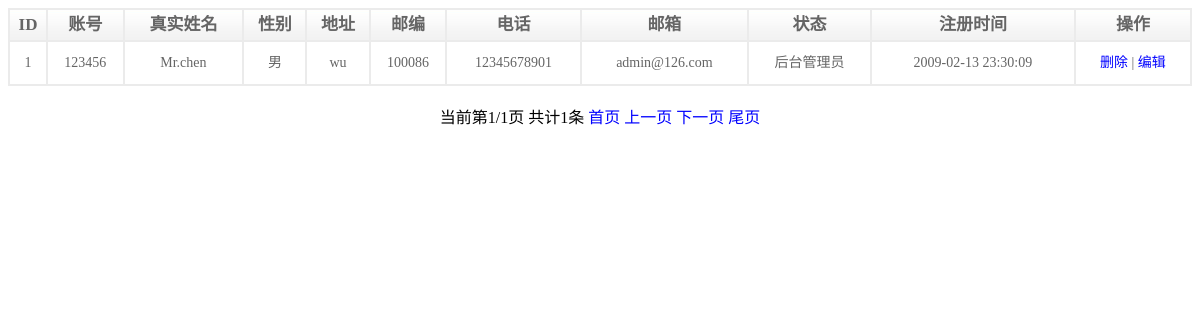
The app's page /admin/root/root.php with its own data.
### tables this page shows
CREATE TABLE `root` (
  `id` int(11) unsigned NOT NULL AUTO_INCREMENT,
  `username` varchar(32) NOT NULL,
  `name` varchar(16) DEFAULT NULL,
  `pass` char(32) NOT NULL,
  `sex` tinyint(1) DEFAULT NULL,
  `address` varchar(255) DEFAULT NULL,
  `code` char(6) DEFAULT NULL,
  `phone` varchar(16) DEFAULT NULL,
  `email` varchar(50) NOT NULL,
  `state` tinyint(1) DEFAULT '1',
  `addtime` int(11) unsigned DEFAULT NULL,
  PRIMARY KEY (`id`),
  UNIQUE KEY `username` (`username`)
);

### public/Model.class.php (called while the page is built, shortened)
<?php
class Model
{
	protected $link;
	protected $tableName;
	protected $limit = null;
	public function __construct($tableName)
	{
		$this->link = @mysqli_connect(HOST,USER,PASS,DBNAME) or die("数据库连接失败");
		mysqli_set_charset($this->link,"utf8");
		$this->tableName = $tableName;
		$this->loadFields();
	}
	private function loadFields()
	{
		$sql = "desc {$this->tableName}";
		$result = mysqli_query($this->link,$sql);
		while($row = mysqli_fetch_assoc($result)){
			$this->fields[] = $row['Field'];
			if($row['Key']=="PRI"){
				$this->pk = $row['Field'];
			}
		}
	}
	public function total()
	{
		$sql = "select count(*) from {$this->tableName}";
		$result = mysqli_query($this->link,$sql);
		$res = mysqli_fetch_row($result);
		return $res[0];
	}
	public function select()
	{
		$sql = "select * from {$this->tableName}";
		if(!empty($this->limit)){
			$sql .= " limit ".$this->limit;
		}
		$result = mysqli_query($this->link,$sql);
		$list = mysqli_fetch_all($result,MYSQLI_ASSOC);
		$this->limit = null;
		return $list;
	}
	public function limit($m,$n=0)
	{
		if($n==0){
			$this->limit = $m;
		}else{
			$this->limit = $m.",".$n;
		}
		return $this;
	}
}

### admin/root/root.php (the view, shortened to what this page needs)
<!doctype html>
<html>
<head>
</head>
<body>
	<center>
		<table class="table" width="100%">
			<tr>
				<th>ID</th>
				<th>账号</th>
				<th>真实姓名</th>
				<th>性别</th>
				<th>地址</th>
				<th>邮编</th>
				<th>电话</th>
				<th>邮箱</th>
				<th>状态</th>
				<th>注册时间</th>
				<th>操作</th>
			</tr>
			<?php
			$sex = ['0'=>"女",'1'=>"男"];
			$state = array("0"=>"后台管理员","1"=>"用户","2"=>"禁用");
			require("../../public/Model.class.php");
			require("../../public/Page.class.php");
					$mod = new Model("root");
					$total = $mod->total();
					$page = new Page($total,8);
					$list = $mod->limit($page->limit())->select();
					foreach ($list as $row) {
						echo "<center>";
						echo "<tr>";
						echo "<td>{$row['id']}</td>";
						echo "<td>{$row['username']}</td>";
						echo "<td>{$row['name']}</td>";
						echo "<td>{$sex[$row['sex']]}</td>";
						echo "<td>{$row['address']}</td>";
						echo "<td>{$row['code']}</td>";
						echo "<td>{$row['phone']}</td>";
						echo "<td>{$row['email']}</td>";
						echo "<td>{$state[$row['state']]}</td>";
						echo "<td>".date("Y-m-d H:i:s",$row['addtime'])."</td>";
						echo "<td><a href='action.php?a=del&id={$row['id']}'>删除</a> | <a href='edit.php?id={$row['id']}'>编辑</a></td>";
						echo "</center>";
				}
			 ?>
		</table>
		<br>
		<?php echo $page->show(); ?>
	</center>
</body>
</html>

### admin/root/root.php (style rules this page uses)
.table { font-size:14px; font-family:宋体; text-align: center; line-height: 40px; border-spacing:0; border-left:1px solid #EBEBEB; border-right:1px solid #EBEBEB; border-bottom:1px solid #EBEBEB; border-top:1px solid #EBEBEB; color: #656565; }
th,td { border:1px solid #EBEBEB; }
th { line-height: 28px; font-size:17px; font-family:幼体; background: rgba(0, 0, 0, 0) url("../include/images/list_bg.jpg") repeat-x scroll 0 0; }
a { color: blue; text-decoration:none; }

### records on screen
root: id "1", username "123456", name "Mr.chen", sex "男", address "wu", code "100086", phone "12345678901", email "admin@126.com", state "后台管理员", addtime "2009-02-13 23:30:09"

### other values on screen
$page->show() "当前第1/1页 共计1条"
